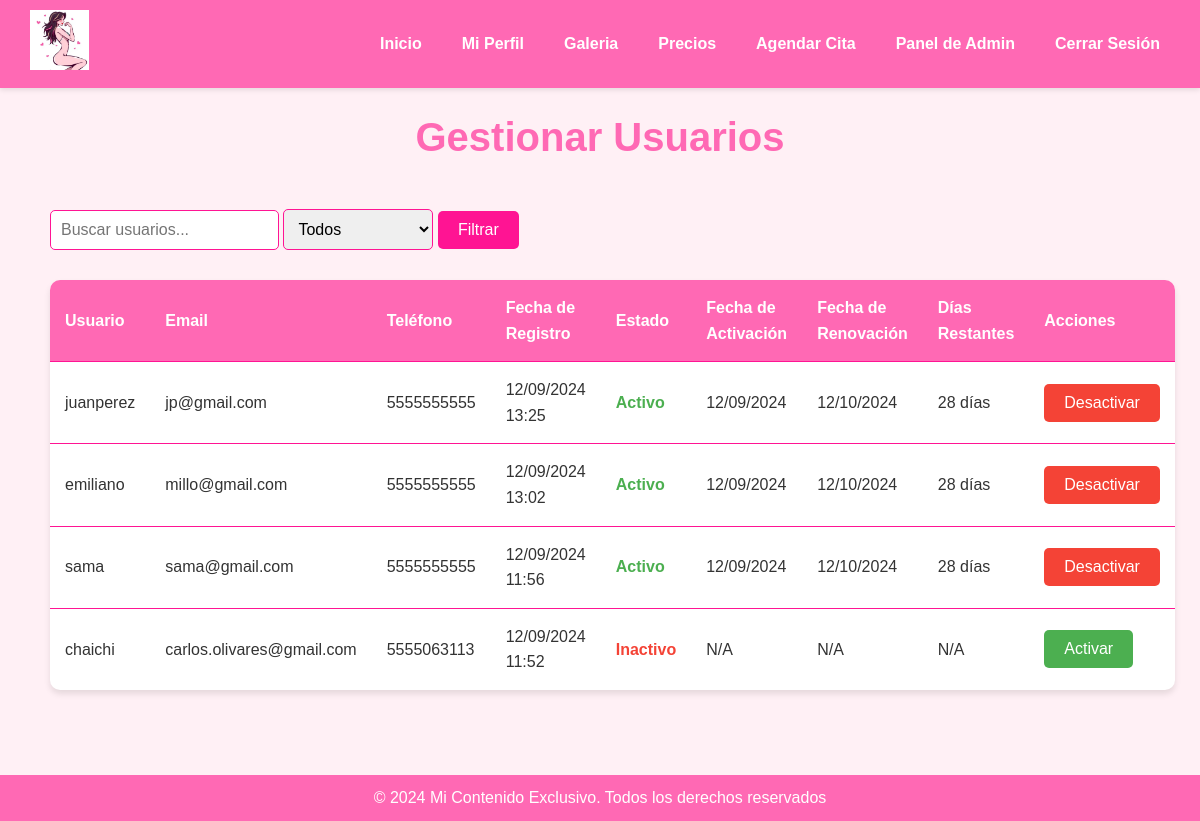
The app's page /admin_panel/manage-users/ (signed in) with its own data.
### website/models.py (models this page shows, shortened)
class CustomUser(AbstractUser):
    PAYMENT_STATUS_CHOICES = [
        ('pending', 'Pending'),
        ('confirmed', 'Confirmed'),
        ('overdue', 'Overdue'),
    ]
    email = models.EmailField(unique=True)
    phone_number = models.CharField(max_length=15, blank=True, null=True)
    payment_status = models.CharField(max_length=10, choices=PAYMENT_STATUS_CHOICES, default='pending')
    registration_date = models.DateTimeField(auto_now_add=True)
    last_payment_date = models.DateTimeField(null=True, blank=True)
    activation_date = models.DateTimeField(null=True, blank=True)

### admin_panel/views.py (the view)
# urls.py: path('manage-users/', views.manage_users, name='manage_users'),
@user_passes_test(is_admin)
def manage_users(request):
    search_query = request.GET.get('search', '')
    status_filter = request.GET.get('status', 'all')
    users = CustomUser.objects.filter(is_staff=False)
    if search_query:
        users = users.filter(
            Q(username__icontains=search_query) |
            Q(email__icontains=search_query) |
            Q(phone_number__icontains=search_query)
        )
    if status_filter == 'active':
        users = users.filter(is_active=True)
    elif status_filter == 'inactive':
        users = users.filter(is_active=False)
    users = users.order_by('-date_joined')
    today = timezone.now().date()
    for user in users:
        if user.activation_date:
            user.renewal_date = user.activation_date + timedelta(days=30)
            if user.is_active:
                user.days_left = (user.renewal_date.date() - today).days
            else:
                user.days_left = None
        else:
            user.renewal_date = None
            user.days_left = None
    paginator = Paginator(users, 20)  # Show 20 users per page
    page_number = request.GET.get('page')
    page_obj = paginator.get_page(page_number)
    context = {
        'page_obj': page_obj,
        'search_query': search_query,
        'status_filter': status_filter,
    }
    return render(request, 'admin_panel/manage_users.html', context)

### admin_panel/views.py (called while the page is built)
def is_admin(user):
    return user.is_authenticated and user.is_staff

### admin_panel/templates/admin_panel/manage_users.html (shortened to what this page needs)
{% extends "base.html" %}
{% load static %}
{% block extra_css %}
<link rel="stylesheet" href="{% static 'css/manage_users.css' %}">
{% endblock %}
{% block content %}
<div class="manage-users-container">
    <h1>Gestionar Usuarios</h1>
    <div class="user-filter">
        <form method="get" action="{% url 'admin_panel:manage_users' %}">
            <input type="text" id="userSearch" name="search" placeholder="Buscar usuarios..." value="{{ search_query }}">
            <select id="statusFilter" name="status">
                <option value="all" {% if status_filter == 'all' %}selected{% endif %}>Todos</option>
            </select>
            <button type="submit" class="btn">Filtrar</button>
        </form>
    </div>
    <table class="user-table">
        <thead>
            <tr>
                <th>Usuario</th>
                <th>Email</th>
                <th>Teléfono</th>
                <th>Fecha de Registro</th>
                <th>Estado</th>
                <th>Fecha de Activación</th>
                <th>Fecha de Renovación</th>
                <th>Días Restantes</th>
                <th>Acciones</th>
            </tr>
        </thead>
        <tbody id="userTableBody">
            {% for user in page_obj %}
            <tr data-user-id="{{ user.id }}">
                <td>{{ user.username }}</td>
                <td>{{ user.email }}</td>
                <td>{{ user.phone_number|default:"N/A" }}</td>
                <td>{{ user.date_joined|date:"d/m/Y H:i" }}</td>
                <td class="user-status">
                    {% if user.is_active %}
                        <span class="status-active">Activo</span>
                    {% else %}
                        <span class="status-inactive">Inactivo</span>
                    {% endif %}
                </td>
                <td class="activation-date">
                    {% if user.activation_date %}
                        {{ user.activation_date|date:"d/m/Y" }}
                    {% else %}
                        N/A
                    {% endif %}
                </td>
                <td class="renewal-date">
                    {% if user.renewal_date %}
                        {{ user.renewal_date|date:"d/m/Y" }}
                    {% else %}
                        N/A
                    {% endif %}
                </td>
                <td class="days-left">
                    {% if user.is_active and user.days_left is not None %}
                        {% if user.days_left > 0 %}
                            {{ user.days_left }} días
                        {% else %}
                            Expirado
                        {% endif %}
                    {% else %}
                        N/A
                    {% endif %}
                </td>
                <td>
                    {% if not user.is_active %}
                    <button class="btn btn-activate" data-user-id="{{ user.id }}">Activar</button>
                    {% else %}
                    <button class="btn btn-deactivate" data-user-id="{{ user.id }}">Desactivar</button>
                    {% endif %}
                </td>
            </tr>
            {% empty %}
            <tr>
                <td colspan="9">No se encontraron usuarios.</td>
            </tr>
            {% endfor %}
        </tbody>
    </table>
</div>
{% endblock %}

### website/static/css/base.css (style rules this page uses)
:root { --primary-color: #FF69B4; --secondary-color: #FFB6C1; --accent-color: #FF1493; --text-color: #333333; --background-color: #FFF0F5; --white: #FFFFFF; }
* { margin: 0; padding: 0; box-sizing: border-box; }
body { font-family: 'Arial', sans-serif; line-height: 1.6; color: var(--text-color); background-color: var(--background-color); padding-top: 60px; }

### website/static/css/manage_users.css (style rules this page uses)
.manage-users-container { max-width: 1200px; margin: 25px auto; padding: 20px; }
h1 { color: var(--primary-color); text-align: center; margin-bottom: 40px; font-size: 2.5rem; }
.user-filter { display: flex; justify-content: space-between; margin-bottom: 30px; gap: 20px; }
#userSearch, #statusFilter { padding: 10px; font-size: 1rem; border: 1px solid var(--accent-color); border-radius: 5px; flex-grow: 1; }
#statusFilter { flex-grow: 0; min-width: 150px; }
.user-table { width: 100%; border-collapse: separate; border-spacing: 0; background-color: var(--white); border-radius: 10px; overflow: hidden; box-shadow: 0 4px 6px rgba(0, 0, 0, 0.1); margin-bottom: 40px; }
.user-table th, .user-table td { padding: 15px; text-align: left; border-bottom: 1px solid var(--accent-color); }
.user-table th { background-color: var(--primary-color); color: var(--white); font-weight: bold; }
.user-table tr:last-child td { border-bottom: none; }
.status-active { color: #4CAF50; font-weight: bold; }
.status-inactive { color: #f44336; font-weight: bold; }
.btn { background-color: var(--accent-color); color: var(--white); border: none; padding: 10px 20px; border-radius: 5px; cursor: pointer; transition: background-color 0.3s ease; font-size: 1rem; text-decoration: none; }
.btn-activate { background-color: #4CAF50; }
.btn-deactivate { background-color: #f44336; }

### records on screen
CustomUser: username "juanperez", email "jp@gmail.com", phone_number "5555555555", date_joined "12/09/2024 13:25", is_active "Activo", activation_date "12/09/2024", renewal_date "12/10/2024", days_left "28"
CustomUser: username "emiliano", email "millo@gmail.com", phone_number "5555555555", date_joined "12/09/2024 13:02", is_active "Activo", activation_date "12/09/2024", renewal_date "12/10/2024", days_left "28"
CustomUser: username "sama", email "sama@gmail.com", phone_number "5555555555", date_joined "12/09/2024 11:56", is_active "Activo", activation_date "12/09/2024", renewal_date "12/10/2024", days_left "28"
CustomUser: username "chaichi", email "carlos.olivares@gmail.com", phone_number "5555063113", date_joined "12/09/2024 11:52", is_active "Inactivo", shows "N/A"
